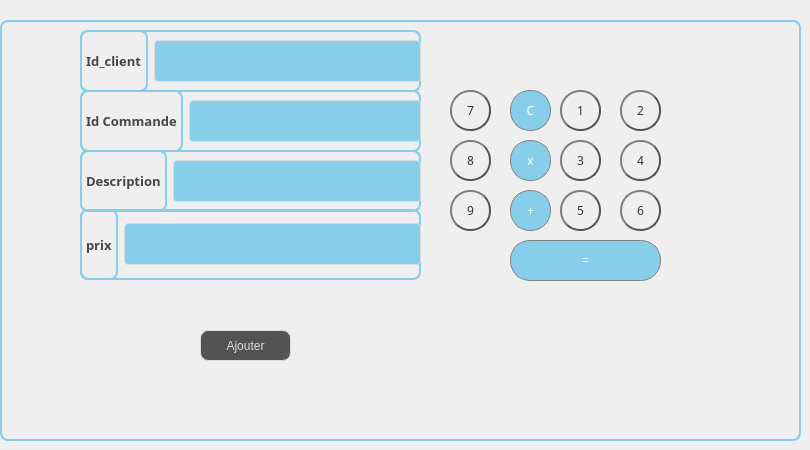
      <widget class="QWidget" name="tab_31">
       <attribute name="title">
        <string>Ajouter Commande</string>
       </attribute>
       <widget class="QGroupBox" name="groupBox_11">
        <property name="geometry">
         <rect>
          <x>0</x>
          <y>20</y>
          <width>801</width>
          <height>421</height>
         </rect>
        </property>
        <property name="styleSheet">
         <string notr="true">border: 2px solid #87CEEB;
border-radius: 8px;

</string>
        </property>
        <property name="title">
         <string/>
        </property>
        <widget class="QPushButton" name="BAmenu_13">
         <property name="geometry">
          <rect>
           <x>200</x>
           <y>310</y>
           <width>91</width>
           <height>31</height>
          </rect>
         </property>
         <property name="styleSheet">
          <string notr="true">QPushButton {
color: #dcdcdc;
background:#535353;
border: none;

border: 1px solid #DCDCDC;
border-radius: 8px;
}
QPushButton:hover {
color:#fff;
background:#FF5733;
border: none;
}</string>
         </property>
         <property name="text">
          <string>Ajouter</string>
         </property>
        </widget>
        <widget class="QWidget" name="layoutWidget_31">
         <property name="geometry">
          <rect>
           <x>80</x>
           <y>70</y>
           <width>341</width>
           <height>62</height>
          </rect>
         </property>
         <layout class="QHBoxLayout" name="horizontalLayout_50">
          <item>
           <widget class="QLabel" name="label_96">
            <property name="font">
             <font>
              <family>Segoe Print</family>
              <pointsize>-1</pointsize>
              <weight>75</weight>
              <bold>true</bold>
             </font>
            </property>
            <property name="styleSheet">
             <string notr="true">background-color: transparent;
	color: #454544;
	font-weight: bold;
	font-size: 13px;</string>
            </property>
            <property name="text">
             <string>Id Commande</string>
            </property>
           </widget>
          </item>
          <item>
           <widget class="QLineEdit" name="lineEdit_2">
            <property name="styleSheet">
             <string notr="true">

QLineEdit {
  width: 100%;
  padding: 12px 20px;
  margin: 8px 0;
  display: inline-block;
  border: 1px solid #dcdcdc;
  border-radius: 4px;
  box-sizing: border-box;
  background: #87CEEB;
  color: #FFFFFF;
}</string>
            </property>
           </widget>
          </item>
         </layout>
        </widget>
        <widget class="QWidget" name="layoutWidget_32">
         <property name="geometry">
          <rect>
           <x>80</x>
           <y>10</y>
           <width>341</width>
           <height>62</height>
          </rect>
         </property>
         <layout class="QHBoxLayout" name="horizontalLayout_51">
          <item>
           <widget class="QLabel" name="label_97">
            <property name="font">
             <font>
              <family>Segoe Print</family>
              <pointsize>-1</pointsize>
              <weight>75</weight>
              <bold>true</bold>
             </font>
            </property>
            <property name="styleSheet">
             <string notr="true">background-color: transparent;
	color: #454544;
	font-weight: bold;
	font-size: 13px;</string>
            </property>
            <property name="text">
             <string>Id_client</string>
            </property>
           </widget>
          </item>
          <item>
           <widget class="QLineEdit" name="lineEdit">
            <property name="styleSheet">
             <string notr="true">

QLineEdit {
  width: 100%;
  padding: 12px 20px;
  margin: 8px 0;
  display: inline-block;
  border: 1px solid #dcdcdc;
  border-radius: 4px;
  box-sizing: border-box;
  background: #87CEEB;
  color: #FFFFFF;
}


</string>
            </property>
           </widget>
          </item>
         </layout>
        </widget>
        <widget class="QWidget" name="layoutWidget_11">
         <property name="geometry">
          <rect>
           <x>80</x>
           <y>130</y>
           <width>341</width>
           <height>62</height>
          </rect>
         </property>
         <layout class="QHBoxLayout" name="horizontalLayout_49">
          <item>
           <widget class="QLabel" name="label_98">
            <property name="font">
             <font>
              <family>Segoe Print</family>
              <pointsize>-1</pointsize>
              <weight>75</weight>
              <bold>true</bold>
             </font>
            </property>
            <property name="styleSheet">
             <string notr="true">background-color: transparent;
	color: #454544;
	font-weight: bold;
	font-size: 13px;</string>
            </property>
            <property name="text">
             <string>Description</string>
            </property>
           </widget>
          </item>
          <item>
           <widget class="QLineEdit" name="lineEdit_3">
            <property name="styleSheet">
             <string notr="true">

QLineEdit {
  width: 100%;
  padding: 12px 20px;
  margin: 8px 0;
  display: inline-block;
  border: 1px solid #dcdcdc;
  border-radius: 4px;
  box-sizing: border-box;
  background: #87CEEB;
  color: #FFFFFF;
}</string>
            </property>
           </widget>
          </item>
         </layout>
        </widget>
        <widget class="QWidget" name="layoutWidget">
         <property name="geometry">
          <rect>
           <x>80</x>
           <y>189</y>
           <width>341</width>
           <height>71</height>
          </rect>
         </property>
         <layout class="QHBoxLayout" name="horizontalLayout_25">
          <item>
           <widget class="QLabel" name="label_110">
            <property name="font">
             <font>
              <family>Segoe Print</family>
              <pointsize>-1</pointsize>
              <weight>75</weight>
              <bold>true</bold>
             </font>
            </property>
            <property name="styleSheet">
             <string notr="true">background-color: transparent;
	color: #454544;
	font-weight: bold;
	font-size: 13px;</string>
            </property>
            <property name="text">
             <string>prix</string>
            </property>
           </widget>
          </item>
          <item>
           <widget class="QLineEdit" name="lineEdit_11">
            <property name="styleSheet">
             <string notr="true">

QLineEdit {
  width: 100%;
  padding: 12px 20px;
  margin: 8px 0;
  display: inline-block;
  border: 1px solid #dcdcdc;
  border-radius: 4px;
  box-sizing: border-box;
  background: #87CEEB;
  color: #FFFFFF;
}</string>
            </property>
           </widget>
          </item>
         </layout>
        </widget>
        <widget class="QPushButton" name="pushButton_8">
         <property name="geometry">
          <rect>
           <x>450</x>
           <y>120</y>
           <width>41</width>
           <height>41</height>
          </rect>
         </property>
         <property name="font">
          <font>
           <family>Segoe Print</family>
          </font>
         </property>
         <property name="styleSheet">
          <string notr="true">QPushButton {
color: #333;
border: 2px solid #555;
border-radius: 20px;
border-style: outset;
background: qradialgradient(
cx: 0.3, cy: -0.4, fx: 0.3, fy: -0.4,
radius: 1.35, stop: 0 #fff, stop: 1 #888
);
padding: 5px;
}

QPushButton:hover {
background: qradialgradient(
cx: 0.3, cy: -0.4, fx: 0.3, fy: -0.4,
radius: 1.35, stop: 0 #fff, stop: 1 #bbb
);
}

QPushButton:pressed {
border-style: inset;
background: qradialgradient(
cx: 0.4, cy: -0.1, fx: 0.4, fy: -0.1,
radius: 1.35, stop: 0 #fff, stop: 1 #ddd
);
}</string>
         </property>
         <property name="text">
          <string>8</string>
         </property>
        </widget>
        <widget class="QPushButton" name="pushButton_equals">
         <property name="geometry">
          <rect>
           <x>510</x>
           <y>220</y>
           <width>151</width>
           <height>41</height>
          </rect>
         </property>
         <property name="font">
          <font>
           <family>Segoe Print</family>
          </font>
         </property>
         <property name="styleSheet">
          <string notr="true">/* (Clear,+/-,%,. buttons) Unary Operations Buttons Stylesheet */

QPushButton {
  background-color: rgb(215, 215, 215);
  border: 2px solid #555;
border-radius: 20px;
border-style: outset;
}
QPushButton:pressed {
    background-color: qlineargradient(x1: 0, y1: 0, x2: 0, y2: 1,
                                      stop: 0 #BEBEBE, stop: 1 #D7D7D7);
}
/* End Unary Operations Buttons Stylesheet */

/* (Orange buttons) Operations Buttons Stylesheet */
QPushButton {
  background-color:#87CEEB;
  color: white; 
  border: 1px solid gray;
}

QPushButton:pressed {
    background-color: qlineargradient(x1: 0, y1: 0, x2: 0, y2: 1,
                                      stop: 0 #FF7832, stop: 1 #FF9739);
}
</string>
         </property>
         <property name="text">
          <string>=</string>
         </property>
        </widget>
        <widget class="QPushButton" name="pushButton_4">
         <property name="geometry">
          <rect>
           <x>620</x>
           <y>120</y>
           <width>41</width>
           <height>41</height>
          </rect>
         </property>
         <property name="font">
          <font>
           <family>Segoe Print</family>
          </font>
         </property>
         <property name="styleSheet">
          <string notr="true">QPushButton {
color: #333;
border: 2px solid #555;
border-radius: 20px;
border-style: outset;
background: qradialgradient(
cx: 0.3, cy: -0.4, fx: 0.3, fy: -0.4,
radius: 1.35, stop: 0 #fff, stop: 1 #888
);
padding: 5px;
}

QPushButton:hover {
background: qradialgradient(
cx: 0.3, cy: -0.4, fx: 0.3, fy: -0.4,
radius: 1.35, stop: 0 #fff, stop: 1 #bbb
);
}

QPushButton:pressed {
border-style: inset;
background: qradialgradient(
cx: 0.4, cy: -0.1, fx: 0.4, fy: -0.1,
radius: 1.35, stop: 0 #fff, stop: 1 #ddd
);
}</string>
         </property>
         <property name="text">
          <string>4</string>
         </property>
        </widget>
        <widget class="QPushButton" name="pushButton_clear">
         <property name="geometry">
          <rect>
           <x>510</x>
           <y>70</y>
           <width>41</width>
           <height>41</height>
          </rect>
         </property>
         <property name="font">
          <font>
           <family>Segoe Print</family>
          </font>
         </property>
         <property name="styleSheet">
          <string notr="true">/* (Clear,+/-,%,. buttons) Unary Operations Buttons Stylesheet */

QPushButton {
  background-color: #87CEEB;
  border: 2px solid #555;
border-radius: 20px;
border-style: outset;
}
QPushButton:pressed {
    background-color: #87CEEB;
}
/* End Unary Operations Buttons Stylesheet */

/* (Orange buttons) Operations Buttons Stylesheet */
QPushButton {
  background-color: #87CEEB;
  color: white; 
  border: 1px solid gray;
}

QPushButton:pressed {
    background-color: qlineargradient(x1: 0, y1: 0, x2: 0, y2: 1,
                                      stop: 0 #FF7832, stop: 1 #FF9739);
}
</string>
         </property>
         <property name="text">
          <string>C</string>
         </property>
        </widget>
        <widget class="QPushButton" name="pushButton_5">
         <property name="geometry">
          <rect>
           <x>560</x>
           <y>170</y>
           <width>41</width>
           <height>41</height>
          </rect>
         </property>
         <property name="font">
          <font>
           <family>Segoe Print</family>
          </font>
         </property>
         <property name="styleSheet">
          <string notr="true">QPushButton {
color: #333;
border: 2px solid #555;
border-radius: 20px;
border-style: outset;
background: qradialgradient(
cx: 0.3, cy: -0.4, fx: 0.3, fy: -0.4,
radius: 1.35, stop: 0 #fff, stop: 1 #888
);
padding: 5px;
}

QPushButton:hover {
background: qradialgradient(
cx: 0.3, cy: -0.4, fx: 0.3, fy: -0.4,
radius: 1.35, stop: 0 #fff, stop: 1 #bbb
);
}

QPushButton:pressed {
border-style: inset;
background: qradialgradient(
cx: 0.4, cy: -0.1, fx: 0.4, fy: -0.1,
radius: 1.35, stop: 0 #fff, stop: 1 #ddd
);
}</string>
         </property>
         <property name="text">
          <string>5</string>
         </property>
        </widget>
        <widget class="QPushButton" name="pushButton_9">
         <property name="geometry">
          <rect>
           <x>450</x>
           <y>170</y>
           <width>41</width>
           <height>41</height>
          </rect>
         </property>
         <property name="font">
          <font>
           <family>Segoe Print</family>
          </font>
         </property>
         <property name="styleSheet">
          <string notr="true">QPushButton {
color: #333;
border: 2px solid #555;
border-radius: 20px;
border-style: outset;
background: qradialgradient(
cx: 0.3, cy: -0.4, fx: 0.3, fy: -0.4,
radius: 1.35, stop: 0 #fff, stop: 1 #888
);
padding: 5px;
}

QPushButton:hover {
background: qradialgradient(
cx: 0.3, cy: -0.4, fx: 0.3, fy: -0.4,
radius: 1.35, stop: 0 #fff, stop: 1 #bbb
);
}

QPushButton:pressed {
border-style: inset;
background: qradialgradient(
cx: 0.4, cy: -0.1, fx: 0.4, fy: -0.1,
radius: 1.35, stop: 0 #fff, stop: 1 #ddd
);
}
</string>
         </property>
         <property name="text">
          <string>9</string>
         </property>
        </widget>
        <widget class="QPushButton" name="pushButton_3">
         <property name="geometry">
          <rect>
           <x>560</x>
           <y>120</y>
           <width>41</width>
           <height>41</height>
          </rect>
         </property>
         <property name="font">
          <font>
           <family>Segoe Print</family>
          </font>
         </property>
         <property name="styleSheet">
          <string notr="true">QPushButton {
color: #333;
border: 2px solid #555;
border-radius: 20px;
border-style: outset;
background: qradialgradient(
cx: 0.3, cy: -0.4, fx: 0.3, fy: -0.4,
radius: 1.35, stop: 0 #fff, stop: 1 #888
);
padding: 5px;
}

QPushButton:hover {
background: qradialgradient(
cx: 0.3, cy: -0.4, fx: 0.3, fy: -0.4,
radius: 1.35, stop: 0 #fff, stop: 1 #bbb
);
}

QPushButton:pressed {
border-style: inset;
background: qradialgradient(
cx: 0.4, cy: -0.1, fx: 0.4, fy: -0.1,
radius: 1.35, stop: 0 #fff, stop: 1 #ddd
);
}</string>
         </property>
         <property name="text">
          <string>3</string>
         </property>
        </widget>
        <widget class="QPushButton" name="pushButton_7">
         <property name="geometry">
          <rect>
           <x>450</x>
           <y>70</y>
           <width>41</width>
           <height>41</height>
          </rect>
         </property>
         <property name="font">
          <font>
           <family>Segoe Print</family>
          </font>
         </property>
         <property name="styleSheet">
          <string notr="true">QPushButton {
color: #333;
border: 2px solid #555;
border-radius: 20px;
border-style: outset;
background: qradialgradient(
cx: 0.3, cy: -0.4, fx: 0.3, fy: -0.4,
radius: 1.35, stop: 0 #fff, stop: 1 #888
);
padding: 5px;
}

QPushButton:hover {
background: qradialgradient(
cx: 0.3, cy: -0.4, fx: 0.3, fy: -0.4,
radius: 1.35, stop: 0 #fff, stop: 1 #bbb
);
}

QPushButton:pressed {
border-style: inset;
background: qradialgradient(
cx: 0.4, cy: -0.1, fx: 0.4, fy: -0.1,
radius: 1.35, stop: 0 #fff, stop: 1 #ddd
);
}</string>
         </property>
         <property name="text">
          <string>7</string>
         </property>
        </widget>
        <widget class="QPushButton" name="pushButton_1">
         <property name="geometry">
          <rect>
           <x>560</x>
           <y>70</y>
           <width>41</width>
           <height>41</height>
          </rect>
         </property>
         <property name="font">
          <font>
           <family>Segoe Print</family>
          </font>
         </property>
         <property name="styleSheet">
          <string notr="true">QPushButton {
color: #333;
border: 2px solid #555;
border-radius: 20px;
border-style: outset;
background: qradialgradient(
cx: 0.3, cy: -0.4, fx: 0.3, fy: -0.4,
radius: 1.35, stop: 0 #fff, stop: 1 #888
);
padding: 5px;
}

QPushButton:hover {
background: qradialgradient(
cx: 0.3, cy: -0.4, fx: 0.3, fy: -0.4,
radius: 1.35, stop: 0 #fff, stop: 1 #bbb
);
}

QPushButton:pressed {
border-style: inset;
background: qradialgradient(
cx: 0.4, cy: -0.1, fx: 0.4, fy: -0.1,
radius: 1.35, stop: 0 #fff, stop: 1 #ddd
);
}</string>
         </property>
         <property name="text">
          <string>1</string>
         </property>
        </widget>
        <widget class="QPushButton" name="pushButton_6">
         <property name="geometry">
          <rect>
           <x>620</x>
           <y>170</y>
           <width>41</width>
           <height>41</height>
          </rect>
         </property>
         <property name="font">
          <font>
           <family>Segoe Print</family>
          </font>
         </property>
         <property name="styleSheet">
          <string notr="true">QPushButton {
color: #333;
border: 2px solid #555;
border-radius: 20px;
border-style: outset;
background: qradialgradient(
cx: 0.3, cy: -0.4, fx: 0.3, fy: -0.4,
radius: 1.35, stop: 0 #fff, stop: 1 #888
);
padding: 5px;
}

QPushButton:hover {
background: qradialgradient(
cx: 0.3, cy: -0.4, fx: 0.3, fy: -0.4,
radius: 1.35, stop: 0 #fff, stop: 1 #bbb
);
}

QPushButton:pressed {
border-style: inset;
background: qradialgradient(
cx: 0.4, cy: -0.1, fx: 0.4, fy: -0.1,
radius: 1.35, stop: 0 #fff, stop: 1 #ddd
);
}
</string>
         </property>
         <property name="text">
          <string>6</string>
         </property>
        </widget>
        <widget class="QPushButton" name="pushButton_add">
         <property name="geometry">
          <rect>
           <x>510</x>
           <y>170</y>
           <width>41</width>
           <height>41</height>
          </rect>
         </property>
         <property name="font">
          <font>
           <family>Segoe Print</family>
          </font>
         </property>
         <property name="styleSheet">
          <string notr="true">/* (Clear,+/-,%,. buttons) Unary Operations Buttons Stylesheet */

QPushButton {
  background-color: rgb(215, 215, 215);
  border: 2px solid #555;
border-radius: 20px;
border-style: outset;
}
QPushButton:pressed {
    background-color: qlineargradient(x1: 0, y1: 0, x2: 0, y2: 1,
                                      stop: 0 #BEBEBE, stop: 1 #D7D7D7);
}
/* End Unary Operations Buttons Stylesheet */

/* (Orange buttons) Operations Buttons Stylesheet */
QPushButton {
  background-color: #87CEEB;
  color: white; 
  border: 1px solid gray;
}

QPushButton:pressed {
    background-color: qlineargradient(x1: 0, y1: 0, x2: 0, y2: 1,
                                      stop: 0 #FF7832, stop: 1 #FF9739);
}
</string>
         </property>
         <property name="text">
          <string>+</string>
         </property>
        </widget>
        <widget class="QPushButton" name="pushButton_2">
         <property name="geometry">
          <rect>
           <x>620</x>
           <y>70</y>
           <width>41</width>
           <height>41</height>
          </rect>
         </property>
         <property name="font">
          <font>
           <family>Segoe Print</family>
          </font>
         </property>
         <property name="styleSheet">
          <string notr="true">QPushButton {
color: #333;
border: 2px solid #555;
border-radius: 20px;
border-style: outset;
background: qradialgradient(
cx: 0.3, cy: -0.4, fx: 0.3, fy: -0.4,
radius: 1.35, stop: 0 #fff, stop: 1 #888
);
padding: 5px;
}

QPushButton:hover {
background: qradialgradient(
cx: 0.3, cy: -0.4, fx: 0.3, fy: -0.4,
radius: 1.35, stop: 0 #fff, stop: 1 #bbb
);
}

QPushButton:pressed {
border-style: inset;
background: qradialgradient(
cx: 0.4, cy: -0.1, fx: 0.4, fy: -0.1,
radius: 1.35, stop: 0 #fff, stop: 1 #ddd
);
}</string>
         </property>
         <property name="text">
          <string>2</string>
         </property>
        </widget>
        <widget class="QPushButton" name="pushButton_multiply">
         <property name="geometry">
          <rect>
           <x>510</x>
           <y>120</y>
           <width>41</width>
           <height>41</height>
          </rect>
         </property>
         <property name="font">
          <font>
           <family>Segoe Print</family>
          </font>
         </property>
         <property name="styleSheet">
          <string notr="true">/* (Clear,+/-,%,. buttons) Unary Operations Buttons Stylesheet */

QPushButton {
  background-color: rgb(215, 215, 215);
  border: 2px solid #555;
border-radius: 20px;
border-style: outset;
}
QPushButton:pressed {
    background-color: qlineargradient(x1: 0, y1: 0, x2: 0, y2: 1,
                                      stop: 0 #BEBEBE, stop: 1 #D7D7D7);
}
/* End Unary Operations Buttons Stylesheet */

/* (Orange buttons) Operations Buttons Stylesheet */
QPushButton {
  background-color:#87CEEB;
  color: white; 
  border: 1px solid gray;
}

QPushButton:pressed {
    background-color: qlineargradient(x1: 0, y1: 0, x2: 0, y2: 1,
                                      stop: 0 #FF7832, stop: 1 #FF9739);
}
</string>
         </property>
         <property name="text">
          <string>x</string>
         </property>
        </widget>
       </widget>
      </widget>
